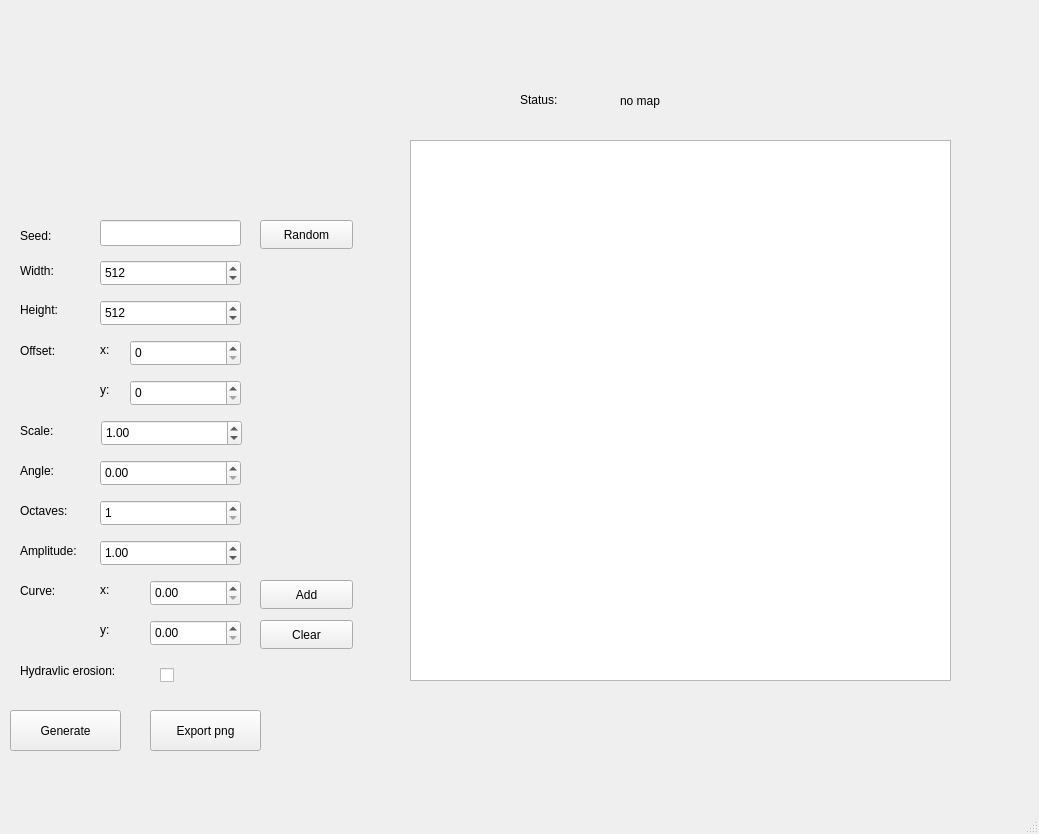
<?xml version="1.0" encoding="UTF-8"?>
<ui version="4.0">
 <class>MainWindow</class>
 <widget class="QMainWindow" name="MainWindow">
  <property name="geometry">
   <rect>
    <x>0</x>
    <y>0</y>
    <width>1039</width>
    <height>834</height>
   </rect>
  </property>
  <property name="windowTitle">
   <string>MainWindow</string>
  </property>
  <widget class="QWidget" name="centralwidget">
   <widget class="QPushButton" name="randomPB">
    <property name="geometry">
     <rect>
      <x>260</x>
      <y>220</y>
      <width>93</width>
      <height>29</height>
     </rect>
    </property>
    <property name="text">
     <string>Random</string>
    </property>
   </widget>
   <widget class="QLabel" name="seedL">
    <property name="geometry">
     <rect>
      <x>20</x>
      <y>220</y>
      <width>71</width>
      <height>31</height>
     </rect>
    </property>
    <property name="text">
     <string>Seed:</string>
    </property>
   </widget>
   <widget class="QLabel" name="centerL">
    <property name="geometry">
     <rect>
      <x>20</x>
      <y>340</y>
      <width>71</width>
      <height>21</height>
     </rect>
    </property>
    <property name="text">
     <string>Offset:</string>
    </property>
   </widget>
   <widget class="QLabel" name="scaleL">
    <property name="geometry">
     <rect>
      <x>20</x>
      <y>420</y>
      <width>71</width>
      <height>21</height>
     </rect>
    </property>
    <property name="text">
     <string>Scale:</string>
    </property>
   </widget>
   <widget class="QLineEdit" name="seedLE">
    <property name="geometry">
     <rect>
      <x>100</x>
      <y>220</y>
      <width>141</width>
      <height>26</height>
     </rect>
    </property>
    <property name="maxLength">
     <number>32769</number>
    </property>
   </widget>
   <widget class="QPushButton" name="generatePB">
    <property name="geometry">
     <rect>
      <x>10</x>
      <y>710</y>
      <width>111</width>
      <height>41</height>
     </rect>
    </property>
    <property name="text">
     <string>Generate</string>
    </property>
   </widget>
   <widget class="QGraphicsView" name="graphicsView">
    <property name="geometry">
     <rect>
      <x>410</x>
      <y>140</y>
      <width>541</width>
      <height>541</height>
     </rect>
    </property>
   </widget>
   <widget class="QLabel" name="widthL">
    <property name="geometry">
     <rect>
      <x>20</x>
      <y>260</y>
      <width>63</width>
      <height>21</height>
     </rect>
    </property>
    <property name="text">
     <string>Width:</string>
    </property>
   </widget>
   <widget class="QLabel" name="heightL">
    <property name="geometry">
     <rect>
      <x>20</x>
      <y>300</y>
      <width>63</width>
      <height>20</height>
     </rect>
    </property>
    <property name="text">
     <string>Height:</string>
    </property>
   </widget>
   <widget class="QLabel" name="octavesL">
    <property name="geometry">
     <rect>
      <x>20</x>
      <y>500</y>
      <width>71</width>
      <height>21</height>
     </rect>
    </property>
    <property name="text">
     <string>Octaves:</string>
    </property>
   </widget>
   <widget class="QLabel" name="amplitudeL">
    <property name="geometry">
     <rect>
      <x>20</x>
      <y>540</y>
      <width>81</width>
      <height>21</height>
     </rect>
    </property>
    <property name="text">
     <string>Amplitude:</string>
    </property>
   </widget>
   <widget class="QSpinBox" name="widthSB">
    <property name="geometry">
     <rect>
      <x>100</x>
      <y>260</y>
      <width>141</width>
      <height>26</height>
     </rect>
    </property>
    <property name="minimum">
     <number>1</number>
    </property>
    <property name="maximum">
     <number>4097</number>
    </property>
    <property name="value">
     <number>512</number>
    </property>
   </widget>
   <widget class="QSpinBox" name="heightSB">
    <property name="geometry">
     <rect>
      <x>100</x>
      <y>300</y>
      <width>141</width>
      <height>26</height>
     </rect>
    </property>
    <property name="minimum">
     <number>1</number>
    </property>
    <property name="maximum">
     <number>4097</number>
    </property>
    <property name="value">
     <number>512</number>
    </property>
   </widget>
   <widget class="QLabel" name="xCenterL">
    <property name="geometry">
     <rect>
      <x>100</x>
      <y>340</y>
      <width>21</width>
      <height>20</height>
     </rect>
    </property>
    <property name="text">
     <string>x:</string>
    </property>
   </widget>
   <widget class="QLabel" name="yCenterL">
    <property name="geometry">
     <rect>
      <x>100</x>
      <y>380</y>
      <width>21</width>
      <height>20</height>
     </rect>
    </property>
    <property name="text">
     <string>y:</string>
    </property>
   </widget>
   <widget class="QSpinBox" name="octavesSB">
    <property name="geometry">
     <rect>
      <x>100</x>
      <y>500</y>
      <width>141</width>
      <height>26</height>
     </rect>
    </property>
    <property name="minimum">
     <number>1</number>
    </property>
    <property name="maximum">
     <number>5</number>
    </property>
   </widget>
   <widget class="QSpinBox" name="centerXSB">
    <property name="geometry">
     <rect>
      <x>130</x>
      <y>340</y>
      <width>111</width>
      <height>26</height>
     </rect>
    </property>
    <property name="minimum">
     <number>0</number>
    </property>
    <property name="maximum">
     <number>65536</number>
    </property>
   </widget>
   <widget class="QSpinBox" name="centerYSB">
    <property name="geometry">
     <rect>
      <x>130</x>
      <y>380</y>
      <width>111</width>
      <height>26</height>
     </rect>
    </property>
    <property name="minimum">
     <number>0</number>
    </property>
    <property name="maximum">
     <number>65536</number>
    </property>
   </widget>
   <widget class="QLabel" name="outputL">
    <property name="geometry">
     <rect>
      <x>620</x>
      <y>60</y>
      <width>321</width>
      <height>81</height>
     </rect>
    </property>
    <property name="text">
     <string>no map</string>
    </property>
    <property name="scaledContents">
     <bool>true</bool>
    </property>
   </widget>
   <widget class="QPushButton" name="imagePB">
    <property name="geometry">
     <rect>
      <x>150</x>
      <y>710</y>
      <width>111</width>
      <height>41</height>
     </rect>
    </property>
    <property name="text">
     <string>Export png</string>
    </property>
   </widget>
   <widget class="QLabel" name="angleL">
    <property name="geometry">
     <rect>
      <x>20</x>
      <y>460</y>
      <width>71</width>
      <height>21</height>
     </rect>
    </property>
    <property name="text">
     <string>Angle:</string>
    </property>
   </widget>
   <widget class="QLabel" name="label">
    <property name="geometry">
     <rect>
      <x>520</x>
      <y>90</y>
      <width>63</width>
      <height>20</height>
     </rect>
    </property>
    <property name="text">
     <string>Status:</string>
    </property>
   </widget>
   <widget class="QDoubleSpinBox" name="scaleSB">
    <property name="geometry">
     <rect>
      <x>101</x>
      <y>420</y>
      <width>141</width>
      <height>26</height>
     </rect>
    </property>
    <property name="minimum">
     <double>0.000000000000000</double>
    </property>
    <property name="maximum">
     <double>8.000000000000000</double>
    </property>
    <property name="singleStep">
     <double>0.500000000000000</double>
    </property>
    <property name="value">
     <double>1.000000000000000</double>
    </property>
   </widget>
   <widget class="QDoubleSpinBox" name="angleSB">
    <property name="geometry">
     <rect>
      <x>100</x>
      <y>460</y>
      <width>141</width>
      <height>26</height>
     </rect>
    </property>
    <property name="wrapping">
     <bool>false</bool>
    </property>
    <property name="frame">
     <bool>true</bool>
    </property>
    <property name="accelerated">
     <bool>false</bool>
    </property>
    <property name="keyboardTracking">
     <bool>true</bool>
    </property>
    <property name="maximum">
     <double>360.000000000000000</double>
    </property>
   </widget>
   <widget class="QDoubleSpinBox" name="amplitudeSB">
    <property name="geometry">
     <rect>
      <x>100</x>
      <y>540</y>
      <width>141</width>
      <height>26</height>
     </rect>
    </property>
    <property name="maximum">
     <double>5.000000000000000</double>
    </property>
    <property name="singleStep">
     <double>0.500000000000000</double>
    </property>
    <property name="value">
     <double>1.000000000000000</double>
    </property>
   </widget>
   <widget class="QLabel" name="curveL">
    <property name="geometry">
     <rect>
      <x>20</x>
      <y>580</y>
      <width>81</width>
      <height>21</height>
     </rect>
    </property>
    <property name="text">
     <string>Curve:</string>
    </property>
   </widget>
   <widget class="QDoubleSpinBox" name="curveXSB">
    <property name="geometry">
     <rect>
      <x>150</x>
      <y>580</y>
      <width>91</width>
      <height>26</height>
     </rect>
    </property>
    <property name="maximum">
     <double>1.000000000000000</double>
    </property>
    <property name="singleStep">
     <double>0.100000000000000</double>
    </property>
   </widget>
   <widget class="QDoubleSpinBox" name="curveYSB">
    <property name="geometry">
     <rect>
      <x>150</x>
      <y>620</y>
      <width>91</width>
      <height>26</height>
     </rect>
    </property>
    <property name="maximum">
     <double>1.000000000000000</double>
    </property>
    <property name="singleStep">
     <double>0.050000000000000</double>
    </property>
   </widget>
   <widget class="QPushButton" name="addPointPB">
    <property name="geometry">
     <rect>
      <x>260</x>
      <y>580</y>
      <width>93</width>
      <height>29</height>
     </rect>
    </property>
    <property name="text">
     <string>Add</string>
    </property>
   </widget>
   <widget class="QPushButton" name="clearCurvePB">
    <property name="geometry">
     <rect>
      <x>260</x>
      <y>620</y>
      <width>93</width>
      <height>29</height>
     </rect>
    </property>
    <property name="text">
     <string>Clear</string>
    </property>
   </widget>
   <widget class="QLabel" name="yCenterL_2">
    <property name="geometry">
     <rect>
      <x>100</x>
      <y>620</y>
      <width>21</width>
      <height>20</height>
     </rect>
    </property>
    <property name="text">
     <string>y:</string>
    </property>
   </widget>
   <widget class="QLabel" name="xCenterL_2">
    <property name="geometry">
     <rect>
      <x>100</x>
      <y>580</y>
      <width>21</width>
      <height>20</height>
     </rect>
    </property>
    <property name="text">
     <string>x:</string>
    </property>
   </widget>
   <widget class="QLabel" name="curveOutputL">
    <property name="geometry">
     <rect>
      <x>70</x>
      <y>50</y>
      <width>181</width>
      <height>151</height>
     </rect>
    </property>
    <property name="text">
     <string/>
    </property>
    <property name="scaledContents">
     <bool>true</bool>
    </property>
   </widget>
   <widget class="QLabel" name="erosionL">
    <property name="geometry">
     <rect>
      <x>20</x>
      <y>660</y>
      <width>141</width>
      <height>21</height>
     </rect>
    </property>
    <property name="text">
     <string>Hydravlic erosion:</string>
    </property>
   </widget>
   <widget class="QCheckBox" name="erosionCB">
    <property name="geometry">
     <rect>
      <x>160</x>
      <y>660</y>
      <width>41</width>
      <height>31</height>
     </rect>
    </property>
    <property name="text">
     <string/>
    </property>
   </widget>
  </widget>
  <widget class="QMenuBar" name="menubar">
   <property name="geometry">
    <rect>
     <x>0</x>
     <y>0</y>
     <width>1039</width>
     <height>26</height>
    </rect>
   </property>
  </widget>
  <widget class="QStatusBar" name="statusbar"/>
 </widget>
 <resources/>
 <connections/>
</ui>
